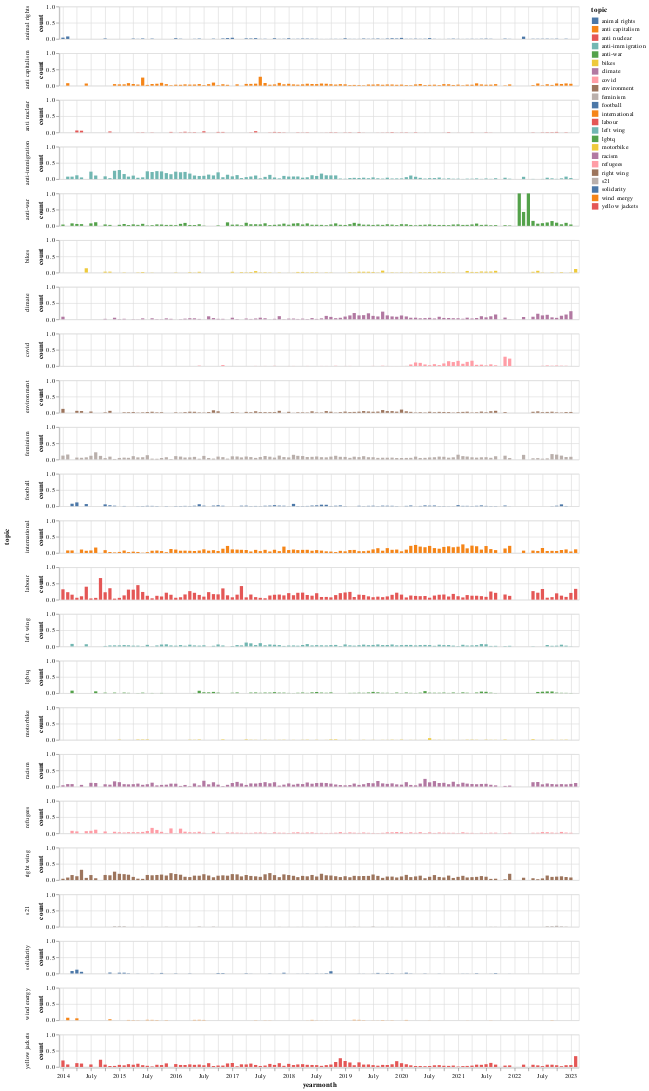

The notebook cell saved with this chart:
### Code cell
import altair as alt

# plot timeline of proportion of articles per topic
alt.Chart(df).mark_bar().encode(
    x="yearmonth:T",
    y=alt.Y("count:Q"),
    color="topic:N",
    row="topic:N",
).properties(
    width=800,
    height=50,
)

### Figure 1 — Vega-Lite specification as saved in the notebook (floating-point values rounded to 4 significant figures; data arrays with more than 128 entries replaced by an {"elided": "..."} marker saying what was removed)
{"config": {"view": {"continuousWidth": 400, "continuousHeight": 300}}, "data": {"name": "data-314cdfb288800cbd41d766d4e7c4d7a6"}, "mark": "bar", "encoding": {"color": {"field": "topic", "type": "nominal"}, "row": {"field": "topic", "type": "nominal"}, "x": {"field": "yearmonth", "type": "temporal"}, "y": {"field": "count", "type": "quantitative"}}, "height": 50, "width": 800, "$schema": "https://vega.github.io/schema/vega-lite/v4.17.0.json", "datasets": {"data-314cdfb288800cbd41d766d4e7c4d7a6": {"elided": "1855 records"}}}
